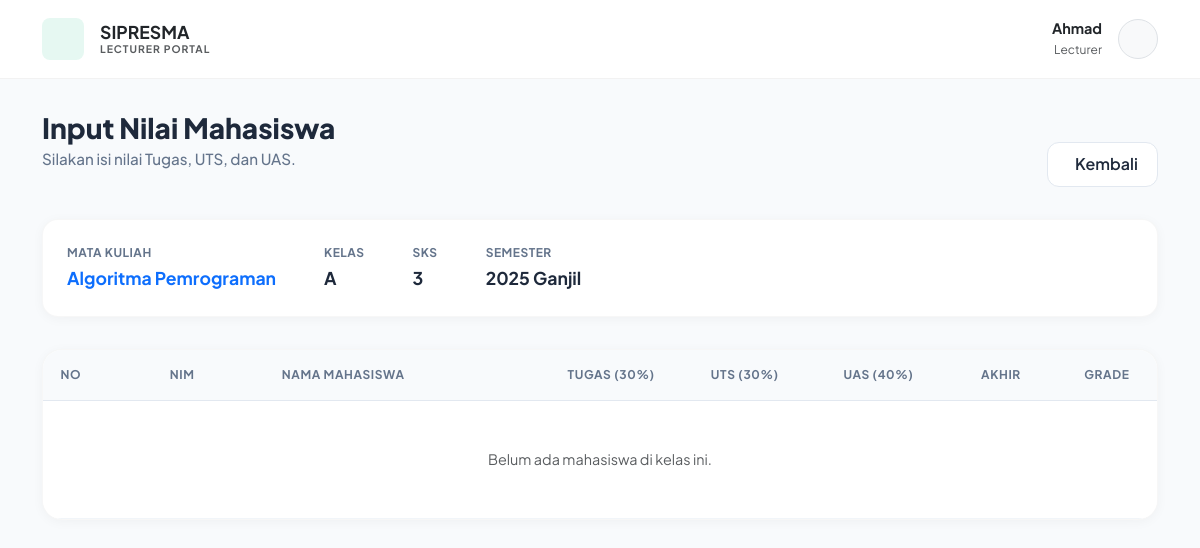
Page /nilai/create.php?id_kelas=1 (signed in) on the committed database.
### tables this page shows
CREATE TABLE `dosen` (
  `nidn` varchar(20) NOT NULL,
  `id_user` int(11) NOT NULL,
  `id_prodi` int(11) NOT NULL,
  `nama_lengkap` varchar(100) NOT NULL,
  `email` varchar(100) DEFAULT NULL
);

CREATE TABLE `kelas` (
  `id_kelas` int(11) NOT NULL,
  `kode_mk` varchar(10) NOT NULL,
  `nidn` varchar(20) NOT NULL,
  `nama_kelas` varchar(5) NOT NULL,
  `kuota` int(11) NOT NULL DEFAULT 40,
  `hari` varchar(10) NOT NULL,
  `jam_mulai` time NOT NULL,
  `jam_selesai` time NOT NULL
);

CREATE TABLE `matakuliah` (
  `kode_mk` varchar(20) NOT NULL,
  `id_prodi` int(11) NOT NULL,
  `nama_mk` varchar(100) NOT NULL,
  `sks` int(11) NOT NULL,
  `semester_paket` int(11) DEFAULT NULL
);

CREATE TABLE `semester` (
  `id_semester` int(11) NOT NULL,
  `nama_semester` varchar(20) NOT NULL,
  `status` enum('aktif','non-aktif') DEFAULT 'non-aktif'
);

### nilai/create.php (the view, shortened to what this page needs)
<?php
include '../config/koneksi.php';
$id_user = $_SESSION['id_user'];
$dosen_nav = mysqli_fetch_assoc(mysqli_query($koneksi, "SELECT nama_lengkap FROM dosen WHERE id_user='$id_user'"));
$nama_depan = explode(' ', trim($dosen_nav['nama_lengkap']))[0];
$id_kelas = $_GET['id_kelas'];
$q_smt = mysqli_query($koneksi, "SELECT * FROM semester WHERE status='aktif'");
$smt_aktif = mysqli_fetch_assoc($q_smt);
$nama_semester_aktif = $smt_aktif ? $smt_aktif['nama_semester'] : '-';
$q_kelas = mysqli_query($koneksi, "
    SELECT k.*, m.nama_mk, m.sks, d.nama_lengkap as nama_dosen
    FROM kelas k
    JOIN matakuliah m ON k.kode_mk = m.kode_mk
    JOIN dosen d ON k.nidn = d.nidn
    WHERE k.id_kelas = '$id_kelas'
");
$kelas = mysqli_fetch_assoc($q_kelas);
?>
<!DOCTYPE html>
<html lang="id">
<head>
    <link href="https://cdn.jsdelivr.net/npm/bootstrap@5.3.0/dist/css/bootstrap.min.css" rel="stylesheet">
</head>
<body>
    <nav class="navbar navbar-expand-lg navbar-clean">
        <div class="container">
            <a class="navbar-brand d-flex align-items-center gap-3" href="#">
                <div class="logo-box">
                </div>
                <div style="line-height: 1.2;">
                    <h5 class="fw-bold mb-0 text-dark" style="font-size: 1.1rem;">SIPRESMA</h5>
                    <small class="text-muted fw-bold" style="font-size: 0.65rem; letter-spacing: 1px; display: block;">
                        LECTURER PORTAL
                    </small>
                </div>
            </a>
            <div class="d-flex align-items-center gap-3">
                <div class="d-none d-md-block text-end" style="line-height: 1.2;">
                    <span class="fw-bold d-block text-dark" style="font-size: 0.9rem;">
                        <?php echo $nama_depan; ?>
                    </span>
                    <small class="text-muted" style="font-size: 0.75rem;">Lecturer</small>
                </div>
                <div class="bg-light rounded-circle border p-1 d-flex align-items-center justify-content-center" style="width: 40px; height: 40px;">
                </div>
            </div>
        </div>
    </nav>
    <div class="container">
        <div class="page-header">
            <div>
                <h2 class="page-title">Input Nilai Mahasiswa</h2>
                <p class="page-subtitle">Silakan isi nilai Tugas, UTS, dan UAS.</p>
            </div>
            <div>
                <a href="index.php" class="btn-clean">
                    <iconify-icon icon="solar:arrow-left-linear"></iconify-icon> Kembali
                </a>
            </div>
        </div>
        <div class="info-box">
            <div class="info-item">
                <label>Mata Kuliah</label>
                <div class="text-primary"><?php echo $kelas['nama_mk']; ?></div>
            </div>
            <div class="info-item">
                <label>Kelas</label>
                <div><?php echo $kelas['nama_kelas']; ?></div>
            </div>
            <div class="info-item">
                <label>SKS</label>
                <div><?php echo $kelas['sks']; ?></div>
            </div>
            <div class="info-item">
                <label>Semester</label>
                <div><?php echo $nama_semester_aktif; ?></div>
            </div>
        </div>
        <form method="POST" id="formNilai">
            <div class="card-modern">
                <div class="table-responsive">
                    <table class="table table-custom mb-0">
                        <thead>
                            <tr>
                                <th width="5%">No</th>
                                <th width="15%">NIM</th>
                                <th width="25%" style="text-align: left; padding-left: 1rem;">Nama Mahasiswa</th>
                                <th width="12%">Tugas (30%)</th>
                                <th width="12%">UTS (30%)</th>
                                <th width="12%">UAS (40%)</th>
                                <th width="10%">Akhir</th>
                                <th width="9%">Grade</th>
                            </tr>
                        </thead>
                        <tbody>
                            <?php
                            $q_mhs = mysqli_query($koneksi, "
                                SELECT krs.id_krs, m.nim, m.nama_lengkap,
                                       n.nilai_tugas, n.nilai_uts, n.nilai_uas, n.nilai_akhir, n.grade
                                FROM krs
                                JOIN mahasiswa m ON krs.nim = m.nim
                                LEFT JOIN nilai n ON krs.id_krs = n.id_krs
                                WHERE krs.id_kelas = '$id_kelas'
                                ORDER BY m.nim ASC
                            ");
                            if(mysqli_num_rows($q_mhs) == 0) {
                                echo "<tr><td colspan='8' class='text-center py-5 text-muted'>Belum ada mahasiswa di kelas ini.</td></tr>";
                            }
                            ?>
                        </tbody>
                    </table>
                </div>
            </div>
        </form>
    </div>
</body>
</html>

### nilai/create.php (style rules this page uses)
:root { --primary: #10b981; --bg-body: #f8fafc; --text-main: #1e293b; --text-muted: #64748b; --card-shadow: 0 2px 12px rgba(0,0,0,0.04); }
body { font-family: 'Plus Jakarta Sans', sans-serif; background-color: var(--bg-body); color: var(--text-main); min-height: 100vh; padding-bottom: 5rem; }
.navbar-clean { background: white; border-bottom: 1px solid rgba(0,0,0,0.05); padding: 0.8rem 0; position: sticky; top: 0; z-index: 100; }
.logo-box { background: rgba(16, 185, 129, 0.1); color: #10b981; width: 42px; height: 42px; border-radius: 8px; display: flex; align-items: center; justify-content: center; }
.page-header { margin-top: 2rem; margin-bottom: 2rem; display: flex; justify-content: space-between; align-items: end; }
.page-title { font-size: 1.75rem; font-weight: 800; color: var(--text-main); margin-bottom: 0.25rem; }
.page-subtitle { color: var(--text-muted); font-size: 0.95rem; font-weight: 500; }
.info-box { background: white; border-radius: 16px; padding: 1.5rem; border: 1px solid rgba(0,0,0,0.03); box-shadow: var(--card-shadow); margin-bottom: 2rem; display: flex; gap: 3rem; align-items: center; }
.info-item label { font-size: 0.75rem; color: var(--text-muted); font-weight: 700; text-transform: uppercase; letter-spacing: 0.5px; display: block; margin-bottom: 0.2rem; }
.info-item div { font-size: 1.1rem; font-weight: 700; color: var(--text-main); }
.card-modern { background: white; border-radius: 20px; border: 1px solid rgba(0,0,0,0.03); box-shadow: var(--card-shadow); overflow: hidden; padding: 0; }
.table-custom thead th { background-color: #f8fafc; color: var(--text-muted); font-weight: 700; font-size: 0.75rem; text-transform: uppercase; letter-spacing: 0.05em; padding: 1rem; border-bottom: 1px solid #e2e8f0; vertical-align: middle; text-align: center; }
.table-custom tbody td { padding: 1rem; vertical-align: middle; border-bottom: 1px solid #f1f5f9; font-size: 0.9rem; }
.btn-clean { background: white; border: 1px solid #e2e8f0; color: var(--text-main); font-weight: 600; padding: 0.6rem 1.2rem; border-radius: 12px; display: inline-flex; align-items: center; gap: 8px; transition: all 0.2s; text-decoration: none; }

### rows in the picture
dosen: nama_lengkap "Ahmad"
kelas: kode_mk.nama_mk "Algoritma Pemrograman", nama_kelas "A", kode_mk.sks "3"
semester: nama_semester "2025 Ganjil"
